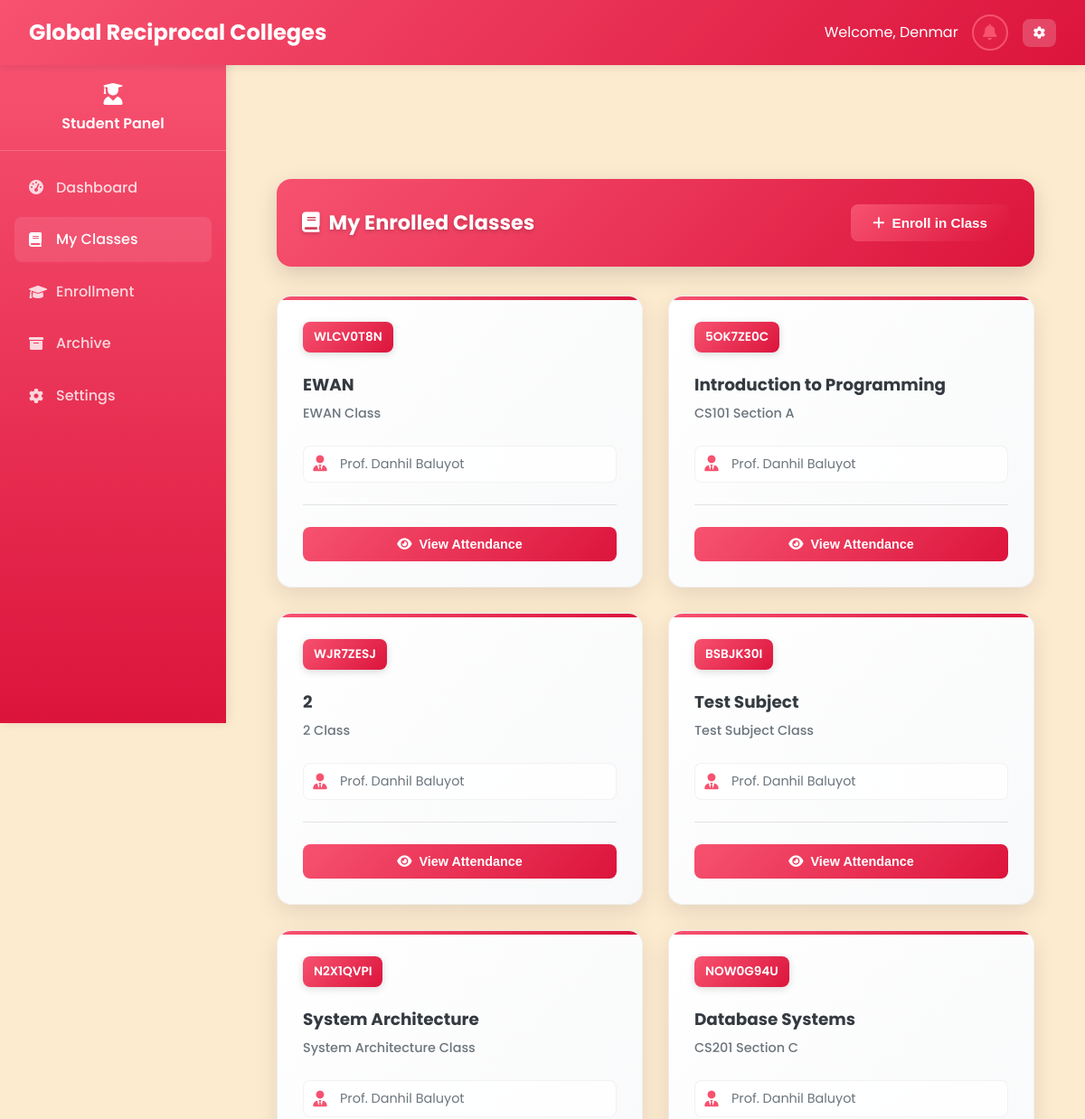
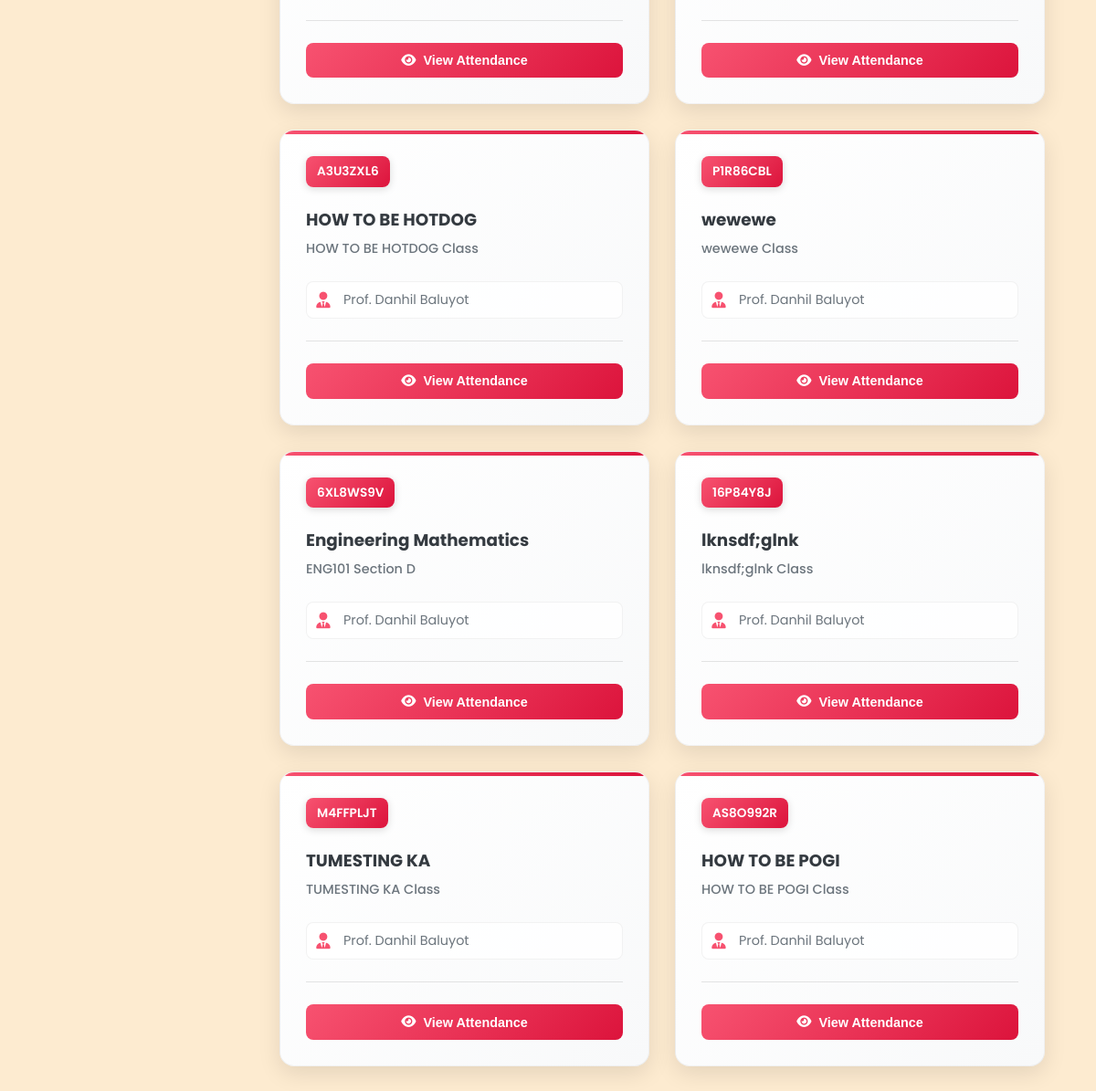
The page /Student/student_manage_schedule.php (signed in) on the database its author committed (2 pictures, top to bottom).
### tables this page shows
CREATE TABLE `classes` (
  `class_id` varchar(20) NOT NULL,
  `class_name` varchar(100) NOT NULL,
  `class_code` varchar(20) NOT NULL,
  `subject_id` varchar(20) DEFAULT NULL,
  `professor_id` varchar(20) DEFAULT NULL,
  `schedule` varchar(100) DEFAULT NULL,
  `room` varchar(50) DEFAULT NULL,
  `created_at` datetime NOT NULL,
  `updated_at` datetime NOT NULL,
  `section` varchar(10) DEFAULT NULL,
  `semester_id` int(11) DEFAULT NULL,
  `status` enum('active','archived') DEFAULT 'active',
  `school_year_semester_id` int(11) DEFAULT NULL
);

CREATE TABLE `subjects` (
  `subject_id` varchar(20) NOT NULL,
  `subject_name` varchar(100) NOT NULL,
  `subject_code` varchar(20) NOT NULL,
  `description` text DEFAULT NULL,
  `credits` int(11) NOT NULL,
  `duration_id` int(11) DEFAULT NULL,
  `created_at` datetime NOT NULL,
  `updated_at` datetime NOT NULL,
  `semester_id` int(11) DEFAULT NULL
);

CREATE TABLE `professors` (
  `professor_id` varchar(20) NOT NULL,
  `employee_id` varchar(20) NOT NULL,
  `first_name` varchar(50) NOT NULL,
  `last_name` varchar(50) NOT NULL,
  `email` varchar(100) NOT NULL,
  `password` varchar(255) NOT NULL,
  `department` varchar(100) NOT NULL,
  `mobile` varchar(15) NOT NULL,
  `created_at` datetime NOT NULL,
  `updated_at` datetime NOT NULL
);

### Student/student_manage_schedule.php (the view, shortened to what this page needs)
<?php
require_once '../php/db.php';
$student_id = $_SESSION['user_id'];
$stmt = $pdo->prepare("SELECT c.class_id, c.class_name, c.class_code, s.subject_name, p.first_name, p.last_name
                     FROM student_classes sc
                     JOIN classes c ON sc.class_id = c.class_id
                     JOIN subjects s ON c.subject_id = s.subject_id
                     LEFT JOIN professors p ON c.professor_id = p.professor_id
                     LEFT JOIN school_year_semester sys ON c.school_year_semester_id = sys.id
                     WHERE sc.student_id = ? AND c.status != 'archived'
                     ORDER BY sc.enrolled_at DESC");
$stmt->execute([$student_id]);
$enrolled_classes = $stmt->fetchAll();
?>
<!DOCTYPE html>
<html lang="en">
<head>
    <link rel="stylesheet" href="../css/styles_fixed.css" />
    <link rel="stylesheet" href="https://cdnjs.cloudflare.com/ajax/libs/font-awesome/6.0.0/css/all.min.css" />
</head>
<body>
    <?php include '../includes/navbar_student.php'; ?>
    <?php include '../includes/sidebar_student.php'; ?>
    <main class="main-content">
        <div class="dashboard-container">
            <div class="table-header-enhanced">
                <h2 class="table-title-enhanced"><i class="fas fa-book" style="margin-right: 10px;"></i>My Enrolled Classes</h2>
                <div class="table-actions-enhanced">
                    <button class="btn btn-primary" onclick="openEnrollModal()">
                        <i class="fas fa-plus"></i>
                        Enroll in Class
                    </button>
                </div>
            </div>
            <?php if (empty($enrolled_classes)): ?>
                <div class="empty-state">
                    <div class="empty-state-icon">
                        <i class="fas fa-book-open"></i>
                    </div>
                    <div class="empty-state-text">You are not enrolled in any classes yet.</div>
                    <button class="btn btn-primary" onclick="openEnrollModal()">
                        <i class="fas fa-plus"></i>
                        Enroll in Your First Class
                    </button>
                </div>
            <?php else: ?>
                <div class="tiles-grid">
                    <?php foreach ($enrolled_classes as $class): ?>
                        <div class="class-tile" tabindex="0" role="button" aria-pressed="false" data-class-id="<?php echo $class['class_id']; ?>">
                            <div class="class-header">
                                <div class="class-code"><?php echo htmlspecialchars($class['class_code']); ?></div>
                            </div>
                            <div class="class-subject"><?php echo htmlspecialchars($class['subject_name']); ?></div>
                            <div class="class-subject-code"><?php echo htmlspecialchars($class['class_name']); ?></div>
                            <div class="class-details">
                                <div class="class-detail">
                                    <i class="fas fa-user-tie"></i>
                                    <?php
                                    $professor_name = (!empty($class['first_name']) && !empty($class['last_name'])) ? 'Prof. ' . htmlspecialchars($class['first_name'] . ' ' . $class['last_name']) : 'N/A';
                                    echo $professor_name;
                                    ?>
                                </div>
                            </div>
                            <div class="class-actions">
                                <button class="view-attendance-btn" data-class-id="<?php echo $class['class_id']; ?>">
                                    <i class="fas fa-eye"></i>
                                    View Attendance
                                </button>
                            </div>
                        </div>
                    <?php endforeach; ?>
                </div>
            <?php endif; ?>
        </div>
    </main>
</body>
</html>

### css/styles_fixed.css (style rules this page uses)
:root { --primary: #F75270; --primary-dark: #DC143C; --primary-light: #F7CAC9; --secondary: #F75270; --accent: #F7CAC9; --light: #FDEBD0; --dark: #343a40; --gray: #6c757d; --light-gray: #F7CAC9; --success: #F7CAC9; --warning: #FDEBD0; --danger: #DC143C; --info: #F75270; }
* { margin: 0; padding: 0; box-sizing: border-box; }
body { font-family: 'Poppins', sans-serif; background-color: var(--light); color: var(--dark); line-height: 1.6; }
.main-content { margin-top: 70px; padding: 2rem; min-height: calc(100vh - 70px); background: var(--light); transition: margin-left 0.3s ease; }
.main-content { margin-left: 250px; margin-top: 70px; padding: 2rem; min-height: calc(100vh - 70px); background: var(--light); transition: margin-left 0.3s ease, padding 0.3s ease; }
.tiles-grid { display: grid; grid-template-columns: repeat(auto-fill, minmax(300px, 1fr)); gap: 1.5rem; margin-top: 2rem; }
.class-tile { background: white; border-radius: 12px; box-shadow: 0 4px 15px rgba(0, 0, 0, 0.1); padding: 1.5rem; transition: all 0.3s ease; cursor: pointer; border: 2px solid transparent; }
.class-header { display: flex; justify-content: space-between; align-items: flex-start; margin-bottom: 1rem; }
.class-code { background: var(--primary); color: white; padding: 4px 8px; border-radius: 6px; font-size: 0.8rem; font-weight: 600; }
.class-subject { font-size: 1.1rem; font-weight: 600; color: var(--dark); margin-bottom: 0.5rem; }
.class-subject-code { font-size: 0.9rem; color: var(--gray); margin-bottom: 1rem; }
.class-details { display: grid; gap: 0.5rem; margin-bottom: 1rem; }
.class-detail { display: flex; align-items: center; gap: 0.5rem; font-size: 0.9rem; color: var(--gray); }
.class-detail i { width: 16px; text-align: center; }
.class-actions { display: flex; gap: 0.5rem; margin-top: 1rem; }
.btn { padding: 10px 20px; border: none; border-radius: 8px; cursor: pointer; font-weight: 500; transition: all 0.3s ease; text-decoration: none; display: inline-block; }
.btn-primary { background: var(--primary); color: white; }
.dashboard-container { max-width: 1200px; margin: 0 auto; padding: 2rem; }
.table-header-enhanced { background: linear-gradient(135deg, var(--primary) 0%, var(--primary-dark) 100%); padding: 2rem; border-radius: 16px; margin-bottom: 2rem; box-shadow: 0 8px 25px rgba(0, 0, 0, 0.15); display: flex; justify-content: space-between; align-items: center; }
.table-title-enhanced { color: white; font-size: 1.5rem; font-weight: 700; margin: 0; text-shadow: 0 2px 4px rgba(0, 0, 0, 0.2); }
.table-actions-enhanced { display: flex; gap: 1rem; }
.btn { padding: 0.75rem 1.5rem; border: none; border-radius: 8px; cursor: pointer; font-size: 0.95rem; font-weight: 600; display: inline-flex; align-items: center; gap: 0.5rem; transition: all 0.2s ease; text-decoration: none; }
.btn-primary { background: linear-gradient(135deg, var(--primary) 0%, var(--primary-dark) 100%); color: white; }

### includes/navbar_student.php (style rules this page uses)
:root { --primary: #F75270; --primary-dark: #DC143C; --primary-light: #F7CAC9; --secondary: #F75270; --accent: #F7CAC9; --light: #FDEBD0; --dark: #343a40; --gray: #6c757d; --light-gray: #F7CAC9; --success: #28a745; --warning: #ffc107; --danger: #dc3545; --info: #17a2b8; }

### includes/sidebar_student.php (style rules this page uses)
.main-content { margin-left: 250px; padding: 2rem; width: calc(100% - 250px); box-sizing: border-box; }

### rows shown on the page
classes: class_code "WLCV0T8N", subject.subject_name "EWAN", class_name "EWAN Class", professor.last_name "Prof. Danhil Baluyot"
classes: class_code "5OK7ZE0C", subject.subject_name "Introduction to Programming", class_name "CS101 Section A", professor.last_name "Prof. Danhil Baluyot"
classes: class_code "WJR7ZESJ", subject.subject_name "2", class_name "2 Class", professor.last_name "Prof. Danhil Baluyot"
classes: class_code "BSBJK30I", subject.subject_name "Test Subject", class_name "Test Subject Class", professor.last_name "Prof. Danhil Baluyot"
classes: class_code "N2X1QVPI", subject.subject_name "System Architecture", class_name "System Architecture Class", professor.last_name "Prof. Danhil Baluyot"
classes: class_code "NOW0G94U", subject.subject_name "Database Systems", class_name "CS201 Section C", professor.last_name "Prof. Danhil Baluyot"
classes: class_code "A3U3ZXL6", subject.subject_name "HOW TO BE HOTDOG", class_name "HOW TO BE HOTDOG Class", professor.last_name "Prof. Danhil Baluyot"
classes: class_code "P1R86CBL", subject.subject_name "wewewe", class_name "wewewe Class", professor.last_name "Prof. Danhil Baluyot"
classes: class_code "6XL8WS9V", subject.subject_name "Engineering Mathematics", class_name "ENG101 Section D", professor.last_name "Prof. Danhil Baluyot"
classes: class_code "16P84Y8J", subject.subject_name "lknsdf;glnk", class_name "lknsdf;glnk Class", professor.last_name "Prof. Danhil Baluyot"
classes: class_code "M4FFPLJT", subject.subject_name "TUMESTING KA", class_name "TUMESTING KA Class", professor.last_name "Prof. Danhil Baluyot"
classes: class_code "AS8O992R", subject.subject_name "HOW TO BE POGI", class_name "HOW TO BE POGI Class", professor.last_name "Prof. Danhil Baluyot"

### other values the page prints
$_SESSION['first_name'] "Denmar"
